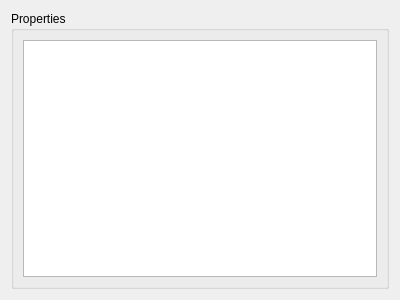
<?xml version="1.0" encoding="UTF-8"?>
<ui version="4.0">
 <class>SolutionProperties</class>
 <widget class="QWidget" name="SolutionProperties">
  <property name="geometry">
   <rect>
    <x>0</x>
    <y>0</y>
    <width>400</width>
    <height>300</height>
   </rect>
  </property>
  <property name="windowTitle">
   <string>Form</string>
  </property>
  <layout class="QVBoxLayout" name="verticalLayout_2">
   <item>
    <widget class="QGroupBox" name="groupBoxProperties">
     <property name="title">
      <string>Properties</string>
     </property>
     <layout class="QVBoxLayout" name="verticalLayout">
      <item>
       <widget class="QTableWidget" name="tableWidgetProperties"/>
      </item>
     </layout>
    </widget>
   </item>
  </layout>
 </widget>
 <resources/>
 <connections/>
</ui>
